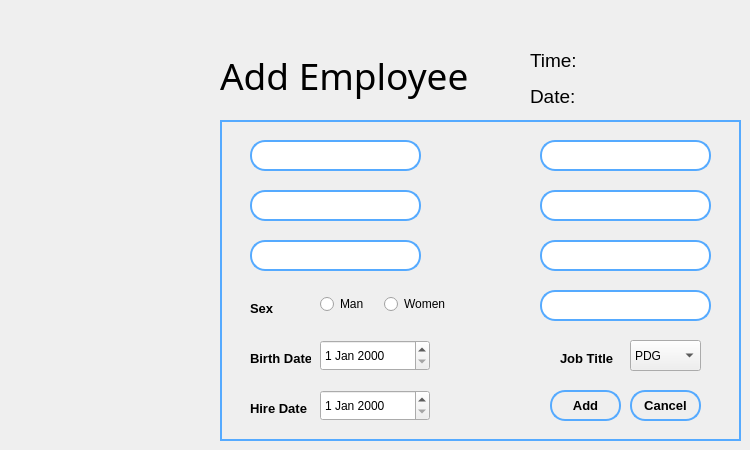
   <widget class="QWidget" name="addEmployee">
    <widget class="QLabel" name="time2">
     <property name="geometry">
      <rect>
       <x>590</x>
       <y>46</y>
       <width>151</width>
       <height>31</height>
      </rect>
     </property>
     <property name="font">
      <font>
       <pointsize>14</pointsize>
      </font>
     </property>
     <property name="text">
      <string/>
     </property>
    </widget>
    <widget class="QLabel" name="date2">
     <property name="geometry">
      <rect>
       <x>590</x>
       <y>82</y>
       <width>91</width>
       <height>31</height>
      </rect>
     </property>
     <property name="font">
      <font>
       <pointsize>14</pointsize>
      </font>
     </property>
     <property name="text">
      <string/>
     </property>
    </widget>
    <widget class="QLabel" name="label_4">
     <property name="geometry">
      <rect>
       <x>530</x>
       <y>50</y>
       <width>47</width>
       <height>21</height>
      </rect>
     </property>
     <property name="font">
      <font>
       <pointsize>14</pointsize>
      </font>
     </property>
     <property name="text">
      <string>Time:</string>
     </property>
    </widget>
    <widget class="QLabel" name="label_6">
     <property name="geometry">
      <rect>
       <x>530</x>
       <y>86</y>
       <width>47</width>
       <height>21</height>
      </rect>
     </property>
     <property name="font">
      <font>
       <pointsize>14</pointsize>
      </font>
     </property>
     <property name="text">
      <string>Date:</string>
     </property>
    </widget>
    <widget class="QLabel" name="label_2">
     <property name="geometry">
      <rect>
       <x>220</x>
       <y>40</y>
       <width>281</width>
       <height>71</height>
      </rect>
     </property>
     <property name="font">
      <font>
       <family>Arial Rounded MT Bold</family>
       <pointsize>28</pointsize>
      </font>
     </property>
     <property name="text">
      <string>Add Employee</string>
     </property>
    </widget>
    <widget class="QFrame" name="frame_2">
     <property name="geometry">
      <rect>
       <x>220</x>
       <y>120</y>
       <width>521</width>
       <height>321</height>
      </rect>
     </property>
     <property name="styleSheet">
      <string notr="true">#frame_2
{
	border:2px solid rgb(85, 170, 255);
}</string>
     </property>
     <property name="frameShape">
      <enum>QFrame::StyledPanel</enum>
     </property>
     <property name="frameShadow">
      <enum>QFrame::Raised</enum>
     </property>
     <widget class="QLabel" name="label_9">
      <property name="geometry">
       <rect>
        <x>30</x>
        <y>280</y>
        <width>61</width>
        <height>16</height>
       </rect>
      </property>
      <property name="font">
       <font>
        <family>Arial</family>
        <pointsize>10</pointsize>
        <weight>75</weight>
        <bold>true</bold>
       </font>
      </property>
      <property name="text">
       <string>Hire Date</string>
      </property>
     </widget>
     <widget class="QLineEdit" name="idLineEdit">
      <property name="geometry">
       <rect>
        <x>30</x>
        <y>20</y>
        <width>171</width>
        <height>31</height>
       </rect>
      </property>
      <property name="font">
       <font>
        <pointsize>11</pointsize>
       </font>
      </property>
      <property name="styleSheet">
       <string notr="true">#idLineEdit
{
		border-radius:15px;
		border:2px solid rgb(85, 170, 255);
}</string>
      </property>
     </widget>
     <widget class="QLineEdit" name="salaryLineEdit">
      <property name="geometry">
       <rect>
        <x>320</x>
        <y>120</y>
        <width>171</width>
        <height>31</height>
       </rect>
      </property>
      <property name="font">
       <font>
        <pointsize>11</pointsize>
       </font>
      </property>
      <property name="styleSheet">
       <string notr="true">#salaryLineEdit
{
		border-radius:15px;
		border:2px solid rgb(85, 170, 255);
}</string>
      </property>
     </widget>
     <widget class="QPushButton" name="cancelButton">
      <property name="geometry">
       <rect>
        <x>410</x>
        <y>270</y>
        <width>71</width>
        <height>31</height>
       </rect>
      </property>
      <property name="font">
       <font>
        <family>Arial</family>
        <pointsize>10</pointsize>
        <weight>75</weight>
        <bold>true</bold>
       </font>
      </property>
      <property name="styleSheet">
       <string notr="true">#cancelButton
{
	border-radius:15px;
	background:transparent;
	border:2px solid rgb(85, 170, 255);
}

#cancelButton:hover
{
	background:rgb(85, 170, 255);
}</string>
      </property>
      <property name="text">
       <string>Cancel</string>
      </property>
     </widget>
     <widget class="QLabel" name="label_8">
      <property name="geometry">
       <rect>
        <x>30</x>
        <y>230</y>
        <width>61</width>
        <height>16</height>
       </rect>
      </property>
      <property name="font">
       <font>
        <family>Arial</family>
        <pointsize>10</pointsize>
        <weight>75</weight>
        <bold>true</bold>
       </font>
      </property>
      <property name="text">
       <string>Birth Date</string>
      </property>
     </widget>
     <widget class="QLineEdit" name="firstNameLineEdit">
      <property name="geometry">
       <rect>
        <x>30</x>
        <y>70</y>
        <width>171</width>
        <height>31</height>
       </rect>
      </property>
      <property name="font">
       <font>
        <pointsize>11</pointsize>
       </font>
      </property>
      <property name="styleSheet">
       <string notr="true">#firstNameLineEdit
{
		border-radius:15px;
		border:2px solid rgb(85, 170, 255);
}</string>
      </property>
     </widget>
     <widget class="QLineEdit" name="adressLineEdit">
      <property name="geometry">
       <rect>
        <x>320</x>
        <y>20</y>
        <width>171</width>
        <height>31</height>
       </rect>
      </property>
      <property name="font">
       <font>
        <pointsize>11</pointsize>
       </font>
      </property>
      <property name="styleSheet">
       <string notr="true">#adressLineEdit
{
		border-radius:15px;
		border:2px solid rgb(85, 170, 255);
}</string>
      </property>
     </widget>
     <widget class="QLineEdit" name="phoneNumberLineEdit">
      <property name="geometry">
       <rect>
        <x>320</x>
        <y>70</y>
        <width>171</width>
        <height>31</height>
       </rect>
      </property>
      <property name="font">
       <font>
        <pointsize>11</pointsize>
       </font>
      </property>
      <property name="styleSheet">
       <string notr="true">#phoneNumberLineEdit
{
		border-radius:15px;
		border:2px solid rgb(85, 170, 255);
}</string>
      </property>
     </widget>
     <widget class="QPushButton" name="addButton">
      <property name="geometry">
       <rect>
        <x>330</x>
        <y>270</y>
        <width>71</width>
        <height>31</height>
       </rect>
      </property>
      <property name="font">
       <font>
        <family>Arial</family>
        <pointsize>10</pointsize>
        <weight>75</weight>
        <bold>true</bold>
       </font>
      </property>
      <property name="styleSheet">
       <string notr="true">#addButton
{
	border-radius:15px;
	background:transparent;
	border:2px solid rgb(85, 170, 255);
}

#addButton:hover
{
	background:rgb(85, 170, 255);
}</string>
      </property>
      <property name="text">
       <string>Add</string>
      </property>
     </widget>
     <widget class="QLabel" name="label_7">
      <property name="geometry">
       <rect>
        <x>340</x>
        <y>230</y>
        <width>61</width>
        <height>16</height>
       </rect>
      </property>
      <property name="font">
       <font>
        <family>Arial</family>
        <pointsize>10</pointsize>
        <weight>75</weight>
        <bold>true</bold>
       </font>
      </property>
      <property name="text">
       <string>Job Title</string>
      </property>
     </widget>
     <widget class="QComboBox" name="jobTitleBox">
      <property name="geometry">
       <rect>
        <x>410</x>
        <y>220</y>
        <width>71</width>
        <height>31</height>
       </rect>
      </property>
      <item>
       <property name="text">
        <string>PDG</string>
       </property>
      </item>
      <item>
       <property name="text">
        <string>RH</string>
       </property>
      </item>
     </widget>
     <widget class="QWidget" name="layoutWidget">
      <property name="geometry">
       <rect>
        <x>100</x>
        <y>169</y>
        <width>131</width>
        <height>31</height>
       </rect>
      </property>
      <layout class="QHBoxLayout" name="horizontalLayout">
       <item>
        <widget class="QRadioButton" name="manRadioButton">
         <property name="text">
          <string>Man</string>
         </property>
        </widget>
       </item>
       <item>
        <widget class="QRadioButton" name="womenRadioButton">
         <property name="styleSheet">
          <string notr="true"/>
         </property>
         <property name="text">
          <string>Women</string>
         </property>
        </widget>
       </item>
      </layout>
     </widget>
     <widget class="QLabel" name="label_19">
      <property name="geometry">
       <rect>
        <x>30</x>
        <y>180</y>
        <width>61</width>
        <height>16</height>
       </rect>
      </property>
      <property name="font">
       <font>
        <family>Arial</family>
        <pointsize>10</pointsize>
        <weight>75</weight>
        <bold>true</bold>
       </font>
      </property>
      <property name="text">
       <string>Sex</string>
      </property>
     </widget>
     <widget class="QLineEdit" name="lastNameLineEdit">
      <property name="geometry">
       <rect>
        <x>30</x>
        <y>120</y>
        <width>171</width>
        <height>31</height>
       </rect>
      </property>
      <property name="font">
       <font>
        <pointsize>11</pointsize>
       </font>
      </property>
      <property name="styleSheet">
       <string notr="true">#lastNameLineEdit
{
		border-radius:15px;
		border:2px solid rgb(85, 170, 255);
}</string>
      </property>
     </widget>
     <widget class="QDateEdit" name="birthDateEdit">
      <property name="geometry">
       <rect>
        <x>100</x>
        <y>220</y>
        <width>110</width>
        <height>31</height>
       </rect>
      </property>
     </widget>
     <widget class="QDateEdit" name="hireDateEdit">
      <property name="geometry">
       <rect>
        <x>100</x>
        <y>270</y>
        <width>110</width>
        <height>31</height>
       </rect>
      </property>
     </widget>
     <widget class="QLineEdit" name="emailLineEdit">
      <property name="geometry">
       <rect>
        <x>320</x>
        <y>170</y>
        <width>171</width>
        <height>31</height>
       </rect>
      </property>
      <property name="font">
       <font>
        <pointsize>11</pointsize>
       </font>
      </property>
      <property name="styleSheet">
       <string notr="true">#emailLineEdit
{
		border-radius:15px;
		border:2px solid rgb(85, 170, 255);
}</string>
      </property>
     </widget>
    </widget>
   </widget>
